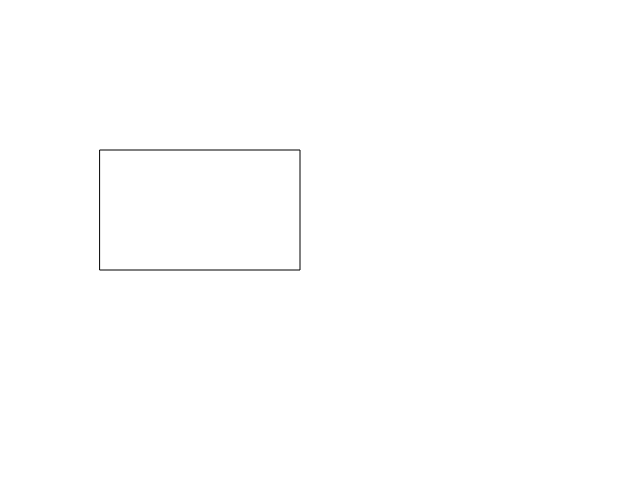
Frame 1 (no input)
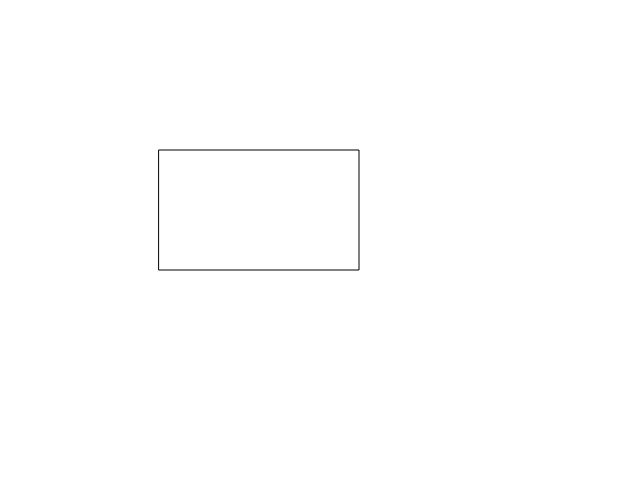
Frame 60 (no input)
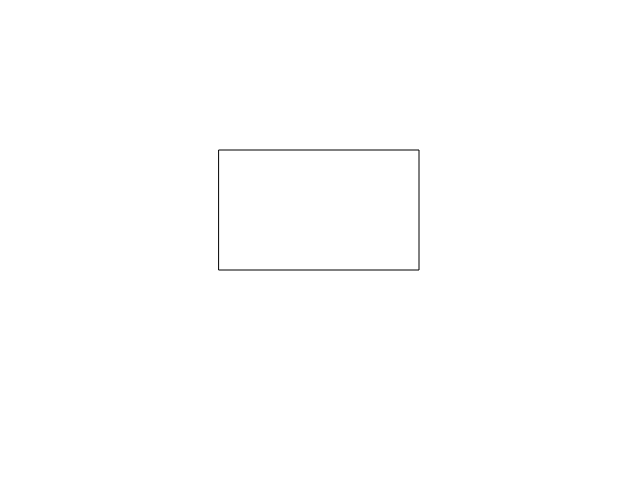
Frame 120 (the mouse pressed at the canvas centre since frame 60)

The p5.js sketch that drew these frames (run headless with seeded random() and noise() and a simulated clock; from frame 60 on, the mouse is pressed at the canvas centre):

// p5.js sketch
// ── sketch.js
/** Initialize our `x` variable to use. */
var x;


/**
 * Setup initial canvas of 640px wide & 480px tall.
 * Start our `x` variable at 100.
 */
function setup() {
  createCanvas(640, 480);
  x = 100;
}

/**
 * Draw our background and rectangle.
 * Move our rectangle 1px on each draw frame event.
 * Reset rectangle back to 100px from left after it leaves the screen.
 */
function draw() {
  background(255, 255, 255);
  rect(x, 150, 200, 120);
  x = x + 1;
  if (x > 640) {
    x = 100;
  }
}
